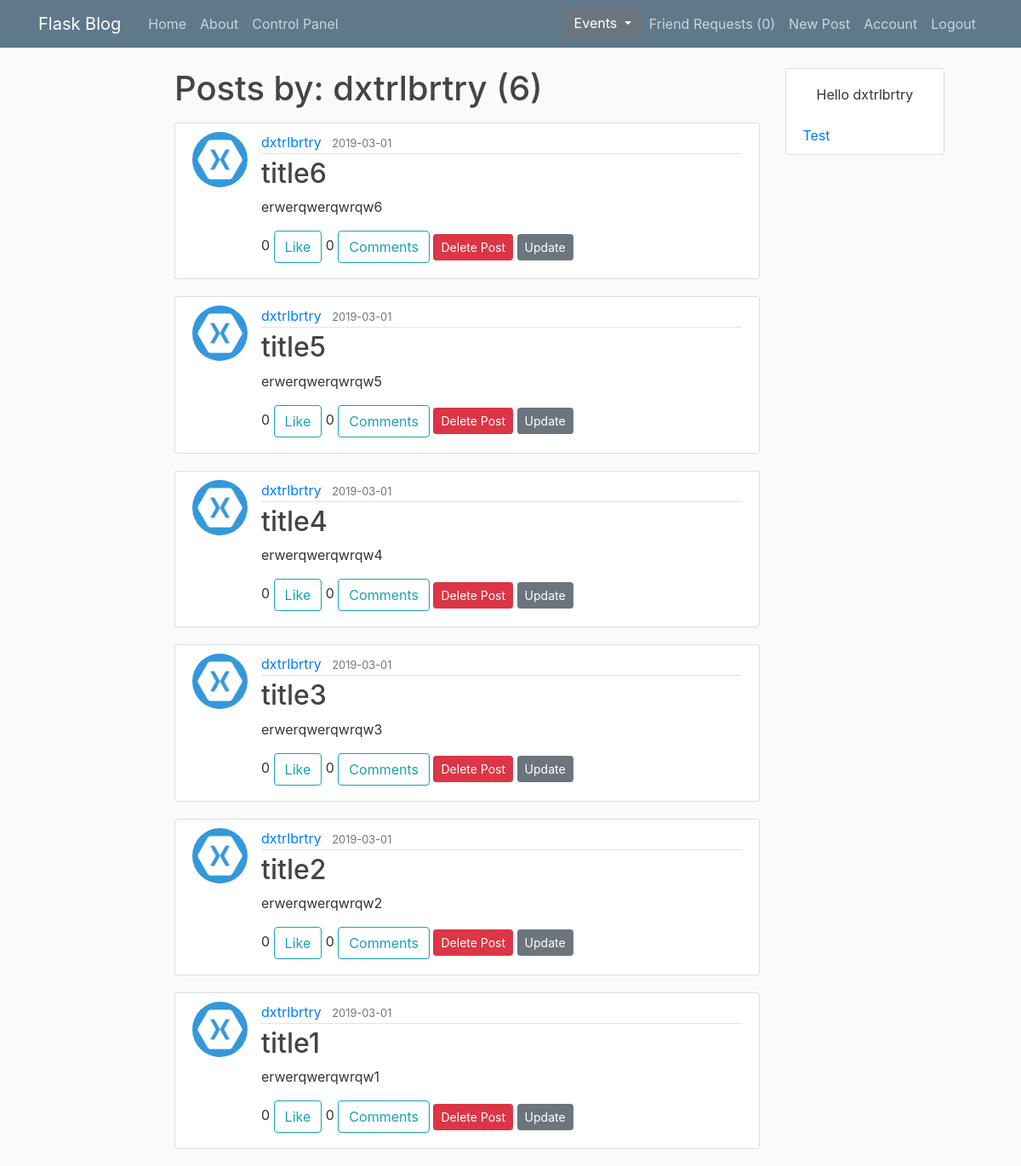
Page /post/dxtrlbrtry/ (signed in) on the committed database.
### flaskwebapp/models.py (models this page shows, shortened)
class User(db.Model, UserMixin):
    id = db.Column(db.Integer, primary_key=True)
    username = db.Column(db.String(20), unique=True, nullable=False)
    email = db.Column(db.String(120), unique=True, nullable=False)
    image_file = db.Column(db.String(20), nullable=False, default='default.jpg')
    password = db.Column(db.String(60), nullable=False)
    access = db.Column(db.String(10), nullable=False, default='user')
    posts = db.relationship('Post', backref='author', lazy='dynamic')
    comments = db.relationship('Comment', backref='author', lazy='dynamic')
    likes = db.relationship('Post', secondary=likes, backref='liked_by', lazy='dynamic')
    hosted_events = db.relationship('Event', backref='host', lazy='dynamic')
    attended_events = db.relationship('Event', secondary=event_attendants, lazy='subquery', backref=db.backref('attendants', lazy=True))
    requests = db.relationship('User',
                               secondary=friend_requests,
                               primaryjoin=(friend_requests.c.user_id == id),
                               secondaryjoin=(friend_requests.c.friend_id == id),
                               backref='request_of',
                               lazy='dynamic')
    friends = db.relationship('User',
                              secondary=friend,
                              primaryjoin=(friend.c.user_id == id),
                              secondaryjoin=(friend.c.friend_id == id),
                              backref='friend_of',
                              lazy='dynamic')

class Post(db.Model):
    id = db.Column(db.Integer, primary_key=True)
    title = db.Column(db.String(100), nullable=False)
    date_posted = db.Column(db.DateTime, nullable=False, default=datetime.utcnow)
    content = db.Column(db.Text, nullable=True)
    image_file = db.Column(db.String(20), nullable=True)
    comments = db.relationship('Comment', backref='comment_on', lazy='dynamic')
    user_id = db.Column(db.Integer, db.ForeignKey('user.id'), nullable=False)

### flaskwebapp/posts/routes.py (the view)
@posts.route('/post/<string:username>/', methods=['GET'])
@login_required
def user_posts(username):
    user = User.query.filter_by(username=username).first_or_404()
    posts = Post.query.filter_by(author=user).order_by(Post.date_posted.desc())
    return render_template('user_posts.html', posts=posts, user=user)

### flaskwebapp/models.py (called while the page is built)
@login_manager.user_loader
def load_user(user_id):
    return User.query.get(int(user_id))

### flaskwebapp/templates/user_posts.html (shortened to what this page needs)
{% extends 'layout.html' %}
{% from 'macros/macros.html' import render_post with context %}
{% block content %}
<h1 class="mb-3">Posts by: {{ user.username }} ({{ posts.count() }})</h1>
{% for post in posts %}
    {{ render_post(post) }}
{% endfor %}
{% endblock content %}

### flaskwebapp/templates/layout.html (shortened to what this page needs)
<!DOCTYPE html>
<html lang="en">
<head>
    <link rel="stylesheet" type="text/css" href="{{ url_for('static', filename='bootstrap.css') }}">
    <link rel="stylesheet" type="text/css" href="{{ url_for('static', filename='main.css') }}">
</head>
<body>
<header class="site-header">
    <nav class="navbar navbar-expand-md navbar-dark bg-steel fixed-top">
        <div class="container">
            <a class="navbar-brand mr-4" href="/">Flask Blog</a>
            <div class="collapse navbar-collapse" id="navbarToggle">
                <div class="navbar-nav mr-auto">
                    {% if current_user.is_authenticated %}
                    <a class="nav-item nav-link" href="{{ url_for('main.home') }}">Home</a>
                    <a class="nav-item nav-link" href="{{ url_for('main.about') }}">About</a>
                    {% if current_user.access == 'admin' %}
                    <a class="nav-item nav-link" href="{{ url_for('admin.control_panel') }}">Control Panel</a>
                    {% endif %}
                    {% endif %}
                </div>
                <div class="navbar-nav">
                    {% if current_user.is_authenticated %}
                    <div class="dropdown">
                        <button class="btn btn-secondary dropdown-toggle" type="button" id="eventMenuButton"
                                data-toggle="dropdown" aria-haspopup="true" aria-expanded="false">
                            Events
                        </button>
                    </div>
                    <a class="nav-item nav-link" href="{{ url_for('users.requests') }}">Friend Requests ({{
                        current_user.requests.count() }})</a>
                    <a class="nav-item nav-link" href="{{ url_for('posts.new_post') }}">New Post</a>
                    <a class="nav-item nav-link" href="{{ url_for('users.account') }}">Account</a>
                    <a class="nav-item nav-link" href="{{ url_for('users.logout') }}">Logout</a>
                    {% else %}
                    <a class="nav-item nav-link" href="{{ url_for('users.login') }}">Login</a>
                    <a class="nav-item nav-link" href="{{ url_for('users.register') }}">Register</a>
                    {% endif %}
                </div>
            </div>
        </div>
    </nav>
</header>
<main role="main">
    <div class="row">
        <div class="col-md-2"></div>
        <div class="col-md-7">
            {% block content %}
            {% endblock content %}
        </div>
        <div class="col-md-3">
            <div class="content-section right-panel">
                {% if current_user.is_authenticated %}
                <p class="nav-item nav-link">Hello {{ current_user.username }}</p>
                {% endif %}
                <a class="mt-20" href="{{ url_for('main.test') }}">Test</a>
            </div>
        </div>
    </div>
</main>
</body>
</html>

### flaskwebapp/templates/macros/macros.html (shortened to what this page needs)
{% macro render_modal(text, title, action, method, button_style='info', form=None) %}
<button class="btn btn-{{ button_style }} btn-sm" data-toggle="modal" data-target="#modal">{{ text }}</button>
{% endmacro %}
{% macro render_post(post, add_comment=True) %}
<article class="media content-section">
  <img class="rounded-circle article-img"
       src="{{ url_for('static', filename='profile_pics/' + post.author.image_file) }}">
  <div class="media-body">
    <div class="article-metadata">
      <a class="mr-2" href="{{ url_for('posts.user_posts', username=post.author.username) }}">{{ post.author.username
        }}</a>
      <small class="text-muted">{{ post.date_posted.strftime('%Y-%m-%d') }}</small>
    </div>
    <h2><a class="article-title" href="{{ url_for('posts.post', post_id=post.id) }}">{{ post.title }}</a></h2>
    <p class="article-content">{{ post.content }}</p>
    <div class="media-footer mt-3 mb-2 expand-md">
      <span id="likesCount{{ post.id }}">{{ post.liked_by|count }}</span>
      <button class="btn btn-outline-info btn-like" post_id="{{ post.id }}"
              onclick="{{ url_for('posts.like_post', post_id=post.id) }}">
        {% if current_user not in post.liked_by %}
          Like
        {% else %}
          Unlike
        {% endif %}
      </button>
      <span id="commentsCount{{ post.id }}">{{ post.comments.count() }}</span>
      <button class="btn btn-outline-info btn-comment mr-auto" post_id="{{ post.id }}">Comments</button>
      {% if post.author == current_user %}
        {{ render_modal('Delete Post', 'Are you sure you want to delete this post?', url_for('posts.delete_post', post_id=post.id), 'POST', 'danger') }}
        <a class="btn btn-secondary btn-sm" href="{{ url_for('posts.update_post', post_id=post.id) }}">Update</a>
      {% endif %}
    </div>
  </div>
</article>
{% endmacro %}

### flaskwebapp/static/main.css (style rules this page uses)
body { background: #fafafa; color: #333333; margin-top: 5rem; }
h1, h2, h3, h4, h5, h6 { color: #444444; }
.right-panel { position: fixed; z-index: 1; overflow-x: hidden; padding-top: 20px; }
.bg-steel { background-color: #5f788a; }
.site-header .navbar-nav .nav-link { color: #cbd5db; }
.content-section { background: #ffffff; padding: 10px 20px; border: 1px solid #dddddd; border-radius: 3px; margin-bottom: 20px; }
.article-title { color: #444444; }
.article-content { white-space: line-wrap }
.article-img { height: 65px; width: 65px; margin-right: 16px; }
.article-metadata { padding-bottom: 1px; margin-bottom: 4px; border-bottom: 1px solid #e3e3e3 }

### rows in the picture
User: username "dxtrlbrtry"
Post: image_file (placeholder picture), author.username "dxtrlbrtry", date_posted "2019-03-01", title "title6", content "erwerqwerqwrqw6", liked_by|count "0", comments.count "0", text "Delete Post"
Post: image_file (placeholder picture), author.username "dxtrlbrtry", date_posted "2019-03-01", title "title5", content "erwerqwerqwrqw5", liked_by|count "0", comments.count "0", text "Delete Post"
Post: image_file (placeholder picture), author.username "dxtrlbrtry", date_posted "2019-03-01", title "title4", content "erwerqwerqwrqw4", liked_by|count "0", comments.count "0", text "Delete Post"
Post: image_file (placeholder picture), author.username "dxtrlbrtry", date_posted "2019-03-01", title "title3", content "erwerqwerqwrqw3", liked_by|count "0", comments.count "0", text "Delete Post"
Post: image_file (placeholder picture), author.username "dxtrlbrtry", date_posted "2019-03-01", title "title2", content "erwerqwerqwrqw2", liked_by|count "0", comments.count "0", text "Delete Post"
Post: image_file (placeholder picture), author.username "dxtrlbrtry", date_posted "2019-03-01", title "title1", content "erwerqwerqwrqw1", liked_by|count "0", comments.count "0", text "Delete Post"

### other values in the picture
{{ current_user.requests.count() }} "0"
{{ posts.count() }} "6"
